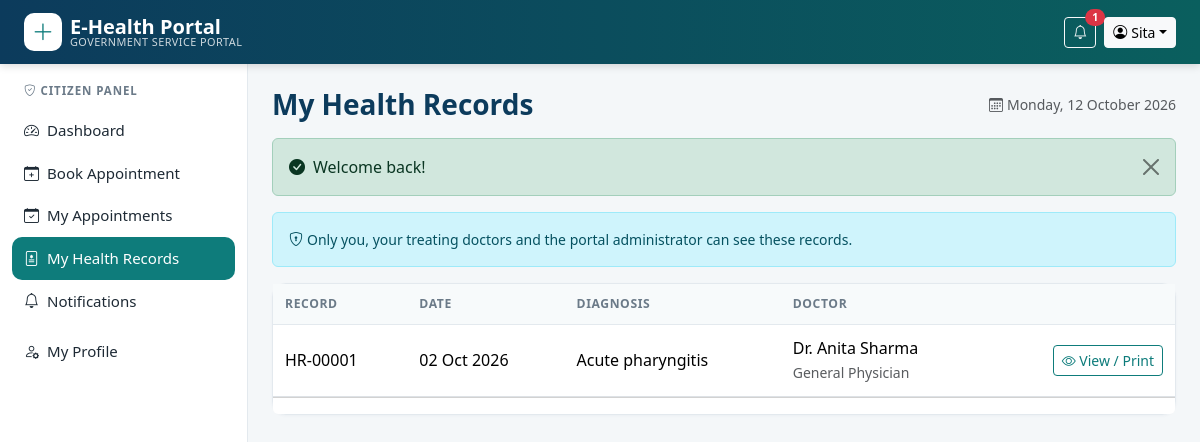
Page /citizen/records.php (signed in) on the committed database.
### tables this page shows
CREATE TABLE users (
  user_id     INT UNSIGNED AUTO_INCREMENT PRIMARY KEY,
  name        VARCHAR(100) NOT NULL,
  email       VARCHAR(150) NOT NULL UNIQUE,
  password    VARCHAR(255) NOT NULL,
  role        ENUM('admin','doctor','citizen') NOT NULL DEFAULT 'citizen',
  phone       VARCHAR(20)  DEFAULT NULL,
  gender      ENUM('male','female','other') DEFAULT NULL,
  dob         DATE DEFAULT NULL,
  address     VARCHAR(200) DEFAULT NULL,
  status      ENUM('active','inactive') NOT NULL DEFAULT 'active',
  failed_logins TINYINT UNSIGNED NOT NULL DEFAULT 0,
  locked_until  DATETIME DEFAULT NULL,
  created_at  TIMESTAMP DEFAULT CURRENT_TIMESTAMP
);

CREATE TABLE health_records (
  record_id      INT UNSIGNED AUTO_INCREMENT PRIMARY KEY,
  user_id        INT UNSIGNED NOT NULL,
  doctor_id      INT UNSIGNED NOT NULL,
  appointment_id INT UNSIGNED DEFAULT NULL,
  diagnosis      VARCHAR(500) NOT NULL,
  prescription   TEXT,
  record_date    DATE NOT NULL,
  notes          TEXT,
  created_at     TIMESTAMP DEFAULT CURRENT_TIMESTAMP,
  CONSTRAINT fk_rec_user   FOREIGN KEY (user_id)        REFERENCES users(user_id)               ON DELETE CASCADE,
  CONSTRAINT fk_rec_doctor FOREIGN KEY (doctor_id)      REFERENCES doctors(doctor_id)           ON DELETE CASCADE,
  CONSTRAINT fk_rec_app    FOREIGN KEY (appointment_id) REFERENCES appointments(appointment_id) ON DELETE SET NULL
);

CREATE TABLE doctors (
  doctor_id      INT UNSIGNED AUTO_INCREMENT PRIMARY KEY,
  user_id        INT UNSIGNED DEFAULT NULL UNIQUE,
  name           VARCHAR(100) NOT NULL,
  specialization VARCHAR(100) NOT NULL,
  department     VARCHAR(80)  NOT NULL,
  contact        VARCHAR(20)  DEFAULT NULL,
  status         ENUM('active','inactive') NOT NULL DEFAULT 'active',
  created_at     TIMESTAMP DEFAULT CURRENT_TIMESTAMP,
  CONSTRAINT fk_doc_user FOREIGN KEY (user_id) REFERENCES users(user_id) ON DELETE SET NULL
);

### includes/db.php (called while the page is built, shortened)
<?php
function db(): PDO
{
    static $pdo = null;
    if ($pdo === null) {
        try {
            $dsn = 'mysql:host=' . DB_HOST . ';port=' . DB_PORT . ';dbname=' . DB_NAME . ';charset=utf8mb4';
            $pdo = new PDO($dsn, DB_USER, DB_PASS, [
                PDO::ATTR_ERRMODE            => PDO::ERRMODE_EXCEPTION,
                PDO::ATTR_DEFAULT_FETCH_MODE => PDO::FETCH_ASSOC,
                PDO::ATTR_EMULATE_PREPARES   => false,
            ]);
            $pdo->exec("SET time_zone = '+05:45'");
        } catch (PDOException $e) {
            http_response_code(500);
            die('<div style="font-family:sans-serif;max-width:600px;margin:60px auto;padding:20px;border:1px solid #f5c2c7;background:#f8d7da;border-radius:8px">'
              . '<h3>Database connection failed</h3><p>Please make sure <b>MySQL is running in XAMPP</b> and that you imported '
              . '<code>database/ehealth_db.sql</code>. Check the credentials in <code>config/config.php</code>.</p></div>');
        }
    }
    return $pdo;
}
function q(string $sql, array $params = []): PDOStatement
{
    $st = db()->prepare($sql);
    $st->execute($params);
    return $st;
}
function fetch_all(string $sql, array $params = []): array { return q($sql, $params)->fetchAll(); }
function fetch_one(string $sql, array $params = []): ?array { $r = q($sql, $params)->fetch(); return $r ?: null; }
function fetch_val(string $sql, array $params = []) { return q($sql, $params)->fetchColumn(); }

### includes/auth.php (called while the page is built, shortened)
<?php
require_once __DIR__ . '/functions.php';
function current_user(): ?array
{
    static $u = false;
    if ($u === false) {
        $u = isset($_SESSION['user_id'])
            ? fetch_one('SELECT user_id,name,email,role,phone,gender,dob,address,status FROM users WHERE user_id=?', [$_SESSION['user_id']])
            : null;
    }
    return $u;
}
function home_for(string $role): string
{
    return ['admin' => 'admin/dashboard.php', 'doctor' => 'doctor/dashboard.php', 'citizen' => 'citizen/dashboard.php'][$role] ?? 'index.php';
}
function require_role(string ...$roles): array
{
    $u = current_user();
    return $u;
}

### citizen/records.php (the view)
<?php
require_once __DIR__ . '/../includes/layout.php';
$u = require_role('citizen');
$total = (int)fetch_val('SELECT COUNT(*) FROM health_records WHERE user_id=?', [$u['user_id']]);
[$off, $per, $page, $pages] = paginate($total, 10);
$rows = fetch_all("SELECT r.*, d.name doctor_name, d.specialization FROM health_records r JOIN doctors d ON d.doctor_id=r.doctor_id
                   WHERE r.user_id=? ORDER BY r.record_date DESC, r.record_id DESC LIMIT $per OFFSET $off", [$u['user_id']]);
layout_top('My Health Records', true);
?>
<div class="alert alert-info small"><i class="bi bi-shield-lock me-1"></i>Only you, your treating doctors and the portal administrator can see these records.</div>
<div class="card">
  <div class="table-responsive"><table class="table table-hover align-middle mb-0">
    <thead><tr><th>Record</th><th>Date</th><th>Diagnosis</th><th>Doctor</th><th></th></tr></thead>
    <tbody>
    <?php foreach ($rows as $r): ?>
      <tr><td>HR-<?= str_pad((string)$r['record_id'], 5, '0', STR_PAD_LEFT) ?></td><td><?= fmt_date($r['record_date']) ?></td>
          <td><?= e($r['diagnosis']) ?></td><td><?= e($r['doctor_name']) ?><br><small class="text-muted"><?= e($r['specialization']) ?></small></td>
          <td class="text-end"><a class="btn btn-sm btn-outline-teal" href="<?= url('record.php?id=' . $r['record_id']) ?>"><i class="bi bi-eye"></i> View / Print</a></td></tr>
    <?php endforeach; if (!$rows) echo empty_row(5, 'No health records have been added for you yet.'); ?>
    </tbody></table></div>
  <div class="card-footer bg-white"><?= pagination_html($page, $pages) ?></div>
</div>
<?php layout_bottom(true); ?>

### includes/layout.php (shortened to what this page needs)
<?php
require_once __DIR__ . '/auth.php';
function menu_for(string $role): array
{
    switch ($role) {
        default: return [
            ['Dashboard', 'citizen/dashboard.php', 'speedometer2'],
            ['Book Appointment', 'citizen/book.php', 'calendar-plus'],
            ['My Appointments', 'citizen/appointments.php', 'calendar-check'],
            ['My Health Records', 'citizen/records.php', 'file-medical'],
            ['Notifications', 'notifications.php', 'bell'],
        ];
    }
}
function layout_top(string $title, bool $panel = false): void
{
    $u = current_user();
    $script = str_replace('\\', '/', $_SERVER['SCRIPT_NAME']);
    $unread = $u ? unread_count((int)$u['user_id']) : 0;
    ?><!DOCTYPE html>
<html lang="en">
<head>
<link rel="stylesheet" href="<?= asset('vendor/bootstrap/css/bootstrap.min.css') ?>">
<link rel="stylesheet" href="<?= asset('vendor/icons/bootstrap-icons.min.css') ?>">
<link rel="stylesheet" href="<?= asset('css/style.css') ?>">
</head>
<body class="<?= $panel ? 'panel-body' : '' ?>">
<nav class="navbar navbar-expand-lg navbar-dark topbar sticky-top">
  <div class="container-fluid px-lg-4">
    <a class="navbar-brand d-flex align-items-center" href="<?= url($u ? home_for($u['role']) : 'index.php') ?>">
      <span class="brand-mark me-2"><i class="bi bi-plus-lg"></i></span>
      <span class="lh-1"><strong>E-Health Portal</strong><small class="d-none d-sm-block">Government Service Portal</small></span>
    </a>
    <div class="<?= $panel ? 'ms-auto' : 'collapse navbar-collapse' ?>" id="mainNav">
      <div class="d-flex align-items-center gap-2">
        <?php if ($u): ?>
          <?php if (true): ?>
            <a href="<?= url('notifications.php') ?>" class="btn btn-sm btn-outline-light position-relative" title="Notifications">
              <i class="bi bi-bell"></i>
              <?php if ($unread): ?><span class="position-absolute top-0 start-100 translate-middle badge rounded-pill bg-danger"><?= $unread ?></span><?php endif; ?>
            </a>
          <?php endif; ?>
          <div class="dropdown">
            <button class="btn btn-sm btn-light dropdown-toggle" data-bs-toggle="dropdown"><i class="bi bi-person-circle me-1"></i><?= e(explode(' ', $u['name'])[0]) ?></button>
          </div>
        <?php else: ?>
          <a href="<?= url('login.php') ?>" class="btn btn-sm btn-outline-light">Login</a>
          <a href="<?= url('register.php') ?>" class="btn btn-sm btn-light text-teal fw-semibold">Register</a>
        <?php endif; ?>
      </div>
    </div>
  </div>
</nav>
<?php if ($panel && $u): ?>
<div class="panel-wrap">
  <aside class="sidebar" id="sidebar">
    <div class="sidebar-role"><i class="bi bi-shield-check me-1"></i><?= e(ucfirst($u['role'])) ?> Panel</div>
    <ul class="nav flex-column">
      <?php foreach (menu_for($u['role']) as [$label, $file, $icon]):
          $active = str_ends_with($script, '/' . $file) || (basename(dirname($script)) . '/' . basename($script)) === $file; ?>
        <li class="nav-item">
          <a class="nav-link <?= $active ? 'active' : '' ?>" href="<?= url($file) ?>"><i class="bi bi-<?= $icon ?> me-2"></i><?= e($label) ?></a>
        </li>
      <?php endforeach; ?>
      <li class="nav-item mt-2"><a class="nav-link <?= basename($script) === 'profile.php' ? 'active' : '' ?>" href="<?= url('profile.php') ?>"><i class="bi bi-person-gear me-2"></i>My Profile</a></li>
    </ul>
  </aside>
  <main class="panel-main">
    <div class="d-flex flex-wrap justify-content-between align-items-center mb-3">
      <h1 class="h3 page-title mb-0"><?= e($title) ?></h1>
      <span class="text-muted small d-none d-md-block"><i class="bi bi-calendar3 me-1"></i><?= date('l, d F Y') ?></span>
    </div>
    <?= flash_render() ?>
<?php else: ?>
<main>
<div class="container mt-3"><?= flash_render() ?></div>
<?php endif;
}
function layout_bottom(bool $panel = false): void
{
    if ($panel): ?>
  </main>
</div>
<?php endif; ?>
</body>
</html>
<?php
}

### assets/css/style.css (style rules this page uses)
:root { --navy:#0c3b5c; --teal:#0e7c7b; --teal-dark:#0a5f5e; --mint:#e6f4f3; --ink:#1e2a35; --muted:#6b7a88; --line:#e3e9ee; --bg:#f4f7f9; }
body { background:var(--bg);color:var(--ink);font-family:system-ui,-apple-system,"Segoe UI",Roboto,"Helvetica Neue",Arial,sans-serif; }
.topbar { background:linear-gradient(90deg,var(--navy),var(--teal-dark));box-shadow:0 2px 8px rgba(0,0,0,.15) }
.topbar .navbar-brand small { font-size:.68rem;opacity:.8;font-weight:400;letter-spacing:.04em;text-transform:uppercase }
.brand-mark { width:38px;height:38px;border-radius:10px;background:#fff;color:var(--teal);display:inline-flex;align-items:center;justify-content:center;font-size:1.4rem }
.card { border:1px solid var(--line);border-radius:14px;box-shadow:0 1px 3px rgba(12,59,92,.04) }
.panel-wrap { display:flex;min-height:calc(100vh - 62px) }
.sidebar { width:248px;background:#fff;border-right:1px solid var(--line);padding:18px 12px;flex-shrink:0 }
.sidebar-role { font-size:.72rem;text-transform:uppercase;letter-spacing:.08em;color:var(--muted);padding:0 12px 10px;font-weight:600 }
.sidebar .nav-link { color:var(--ink);border-radius:10px;padding:10px 12px;font-size:.94rem }
.sidebar .nav-link.active { background:var(--teal);color:#fff }
.panel-main { flex:1;padding:24px;min-width:0 }
.page-title { color:var(--navy);font-weight:700 }
.table>:not(caption)>*>* { padding:.7rem .75rem }
.table thead th { background:#f7fafb;color:var(--muted);font-size:.76rem;text-transform:uppercase;letter-spacing:.05em;border-bottom:1px solid var(--line);white-space:nowrap }
.btn-outline-teal { border-color:var(--teal);color:var(--teal) }

### rows in the picture
users: name "Sita", role "CITIZEN"
health_records: record_id "00001", record_date "02 Oct 2026", diagnosis "Acute pharyngitis", doctor.name "Dr. Anita Sharma", doctor.specialization "General Physician"

### other values in the picture
$unread "1"
$label "Dashboard"
$label "Book Appointment"
$label "My Appointments"
$label "My Health Records"
$label "Notifications"
$title "My Health Records"
$f['msg'] "Welcome back!"
